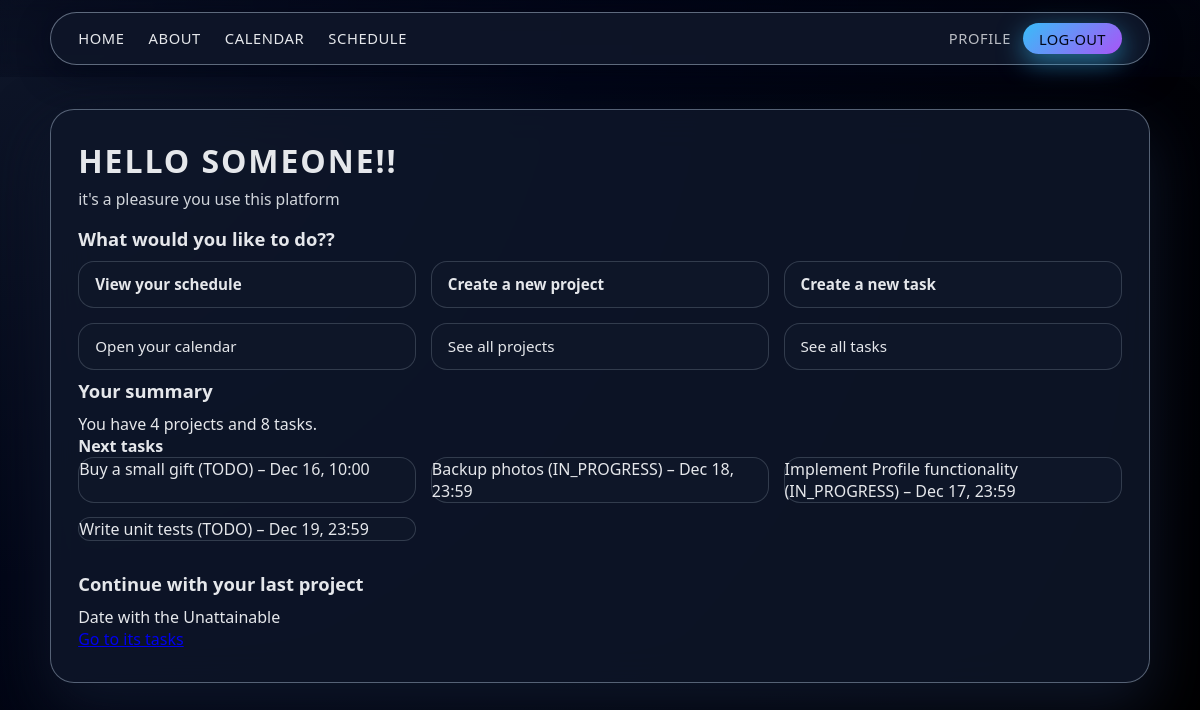
The app's page /home/ (signed in) with its own data.
### myapp/models/tasks.py (models this page shows, shortened)
class Task(models.Model):
    title = models.CharField(max_length=200)
    description = models.TextField()
    status = models.CharField(max_length=50)
    due_date = models.DateTimeField()
    done = models.BooleanField(default=False)
    project = models.ForeignKey(Project, on_delete=models.CASCADE)

### myapp/models/projects.py (models this page shows, shortened)
class Project(models.Model):
    title = models.CharField(max_length=200)
    description = models.TextField()
    done = models.BooleanField(default=False)
    created_at = models.DateTimeField(auto_now_add=True)
    date = models.DateField(default=timezone.now)
    updated_at = models.DateTimeField(auto_now=True)
    profile = models.ForeignKey(Profile, on_delete=models.CASCADE)

### myapp/views/core.py (the view)
# urls.py: path('home/',views.home, name="home"),
def home(request):
    user = request.user
    profile = Profile.objects.filter(user=user).first()
    projects_count = Project.objects.filter(profile=profile).count() if profile else 0
    tasks_count = Task.objects.filter(project__profile=profile).count() if profile else 0
    pending_tasks = Task.objects.filter(project__profile=profile, done=False)[:5] if profile else []
    last_project = Project.objects.filter(profile=profile).order_by("-created_at").first() if profile else None
    return render(request, "home.html", {
        "page_css": ["css/home.css"],
        "user": user,
        "projects_count": projects_count,
        "tasks_count": tasks_count,
        "pending_tasks": pending_tasks,
        "last_project": last_project,
    })

### myapp/templates/home.html (shortened to what this page needs)
{% extends 'layouts/header.html' %} {% load static %}
{% block extra_css %}
  {% if page_css %}
    {% for css in page_css %}
      <link rel="stylesheet" href="{% static css %}" />
    {% endfor %}
  {% endif %}
{% endblock %}
{% block content %}
<main>
  <h1>Hello {{user.username}}!!</h1>
  <p>it's a pleasure you use this platform</p>
  <h3>What would you like to do??</h3>
  <ul>
    <li><a href="{% url 'schedule' %}"><b>View your schedule</b></a></li>
    <li><a href="{% url 'create_project' %}"><b>Create a new project</b></a></li>
    <li><a href="{% url 'create_task' %}"><b>Create a new task</b></a></li>
    <li><a href="{% url 'calendar' %}">Open your calendar</a></li>
    <li><a href="{% url 'project' %}">See all projects</a></li>
    <li><a href="{% url 'task' %}">See all tasks</a></li>
  </ul>
  <section>
  <h3>Your summary</h3>
  <p>You have {{ projects_count }} projects and {{ tasks_count }} tasks.</p>
  {% if pending_tasks %}
    <h4>Next tasks</h4>
    <ul>
      {% for task in pending_tasks %}
        <li>{{ task.title }} ({{ task.status }}) – {{ task.due_date|date:"M d, H:i" }}</li>
      {% endfor %}
    </ul>
  {% else %}
    <p>No pending tasks. Enjoy your free time!</p>
  {% endif %}
  <br>
  {% if last_project %}
  <h3>Continue with your last project</h3>
  <p>{{ last_project.title }}</p>
  <a href="{% url 'task' %}">Go to its tasks</a>
  {% endif %}
</section>
</main>
{% endblock %}

### myapp/static/css/base.css (style rules this page uses)
:root { --color-bg-body: radial-gradient(circle at top left, #0f172a 0, #020617 40%, #000 100%); --color-text-main: #e5e7eb; --color-text-muted: #9ca3af; --color-text-soft: #d1d5db; --color-accent-blue: #38bdf8; --color-accent-purple: #a855f7; --color-accent-green: #22c55e; --color-accent-red: #f97373; --color-card-border: rgba(55, 65, 81, 0.9); --color-card-bg: rgba(15, 23, 42, 0.95); --color-glass-bg: rgba(15, 23, 42, 0.82); --color-glass-border: rgba(148, 163, 184, 0.55); --font-main: system-ui, -apple-system, BlinkMacSystemFont, "Segoe UI", sans-serif; --radius-pill: 999px; --radius-card-lg: 24px; --radius-card-md: 20px; --radius-card-sm: 16px; --radius-input: 12px; --shadow-strong: 0 24px 60px rgba(15, 23, 42, 0.95); --shadow-card: 0 14px 35px rgba(56, 189, 248, 0.7); --shadow-blue-soft: 0 14px 35px rgba(37, 99, 235, 0.5); --space-xs: 0.25rem; --space-sm: 0.5rem; --space-md: 0.75rem; --space-lg: 1rem; --space-xl: 1.5rem; --input-bg: rgba(15, 23, 42, 0.85); --input-border: rgba(148, 163, 184, 0.6); --input-focus-shadow: 0 0 0 1px rgba(56, 189, 248, 0.45), 0 0 20px rgba(56, 189, 248, 0.25); --button-gradient: linear-gradient(135deg, var(--color-accent-blue), var(--color-accent-purple)); --color-glass-bg-strong: rgba(15, 23, 42, 0.9); --color-glass-border-strong: rgba(148, 163, 184, 0.6); --shadow-sidebar: 0 22px 55px rgba(15, 23, 42, 0.9), 0 0 0 1px rgba(15, 23, 42, 0.9) inset; --shadow-blue-card: 0 14px 35px rgba(37, 99, 235, 0.5); --color-toggle-border: rgba(148, 163, 184, 0.7); --color-toggle-bg: rgba(15, 23, 42, 0.9); --color-toggle-hover-bg: rgba(37, 99, 235, 0.35); --color-error-text: #f97373; }
* { box-sizing: border-box; margin: 0; padding: 0; }
body { min-height: 100vh; font-family: var(--font-main); background: var(--color-bg-body); color: var(--color-text-main); }

### myapp/static/css/home.css (style rules this page uses)
main { max-width: 1100px; margin: 2rem auto 2.5rem; padding: 1.8rem 1.7rem 2rem; border-radius: var(--radius-card-lg); background: var(--input-bg); border: 1px solid var(--color-glass-border); box-shadow: var(--shadow-strong); backdrop-filter: blur(20px); }
main h1 { font-size: 2rem; margin-bottom: 0.4rem; letter-spacing: 0.06em; text-transform: uppercase; }
main > p { font-size: 0.98rem; color: var(--color-text-soft); margin-bottom: 1rem; }
main h3 { font-size: 1.15rem; margin-top: 0.5rem; margin-bottom: 0.6rem; }
main ul { list-style: none; margin: 0; padding: 0; display: grid; grid-template-columns: repeat(auto-fit, minmax(260px, 1fr)); gap: 0.9rem; }
main li { border-radius: var(--radius-card-sm); background: var(--color-card-bg); border: 1px solid var(--color-card-border); transition: background 0.18s ease, transform 0.1s ease, box-shadow 0.18s ease; }
main li a { display: block; width: 100%; height: 100%; padding: 0.8rem 1rem; text-decoration: none; font-size: 0.95rem; color: var(--color-text-main); }

### records on screen
Task: title "Buy a small gift", status "TODO", due_date "Dec 16, 10:00"
Task: title "Backup photos", status "IN_PROGRESS", due_date "Dec 18, 23:59"
Task: title "Implement Profile functionality", status "IN_PROGRESS", due_date "Dec 17, 23:59"
Task: title "Write unit tests", status "TODO", due_date "Dec 19, 23:59"
Project: title "Date with the Unattainable"

### other values on screen
{{ user.username }} "SOMEONE"
{{ projects_count }} "4"
{{ tasks_count }} "8"
